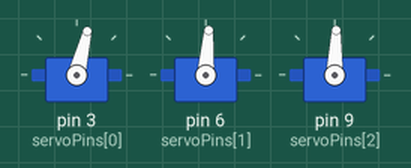
Simulated run of this sketch. Board: Arduino Uno, built with avr-gcc and run on an emulated ATmega328P. Shown: 3 × servo.

Above: at 0.15 s.
At 0.75 s:
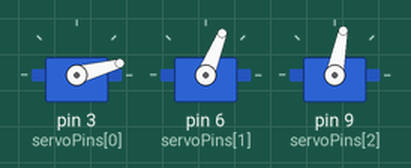
At 4.5 s:
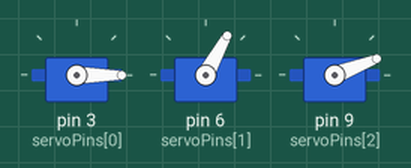
Timing chart, 0 to 6.0 s (numbered marks = the images above):
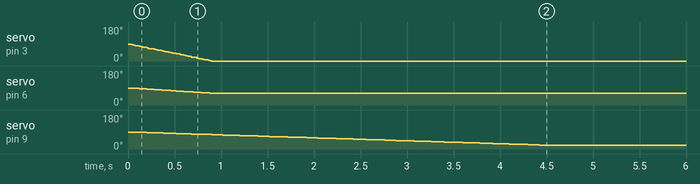

Measured:
- by itself, servo on pin 3 (servoPins[0]): moves from 90° to 0° over 0.86 s
- by itself, servo on pin 6 (servoPins[1]): moves from 90° to 61° over 0.88 s
- by itself, servo on pin 9 (servoPins[2]): moves from 90° to 21° over 4.4 s

The sketch:

Project_1_code_2.ino
```cpp
// speed controlled Servo Sweep
// see: http://arduino.cc/forum/index.php/topic,61586.0.html
//
// Michael Margolis 4 August 2011

#include <VarSpeedServo.h>

const int NBR_SERVOS = 3;       // the number of servos

VarSpeedServo Servos[NBR_SERVOS];        // servo objects


int servoPins[NBR_SERVOS]        = {3,6,9}; // servo pins
int servoSpeeds[NBR_SERVOS]      = {65,20,10}; // sweep speed, 1 is slowest, 255 fastest)
int servoMinPosition[NBR_SERVOS] = {0,0,20}; // the minumum servo angle
int servoMaxPosition[NBR_SERVOS] = {100,60,130}; // the maximum servo angle

void setup()
{
   for(int i=0; i < NBR_SERVOS; i++)
   {
     Servos[i].attach(servoPins[i]);
     Servos[i].slowmove(servoMinPosition[i],servoSpeeds[i]) ; // start sweeping from min position
   }
}

void loop()
{
  // sweep the servos
  for(int i=0; i < NBR_SERVOS; i++)
  {
     if( Servos[i].read() == servoMinPosition[i])
       Servos[i].slowmove(servoMaxPosition[i],servoSpeeds[i]) ;
     else if( Servos[i].read() == servoMaxPosition[i])
       Servos[i].slowmove(servoMinPosition[i],servoSpeeds[i]) ;
  }
}
```
